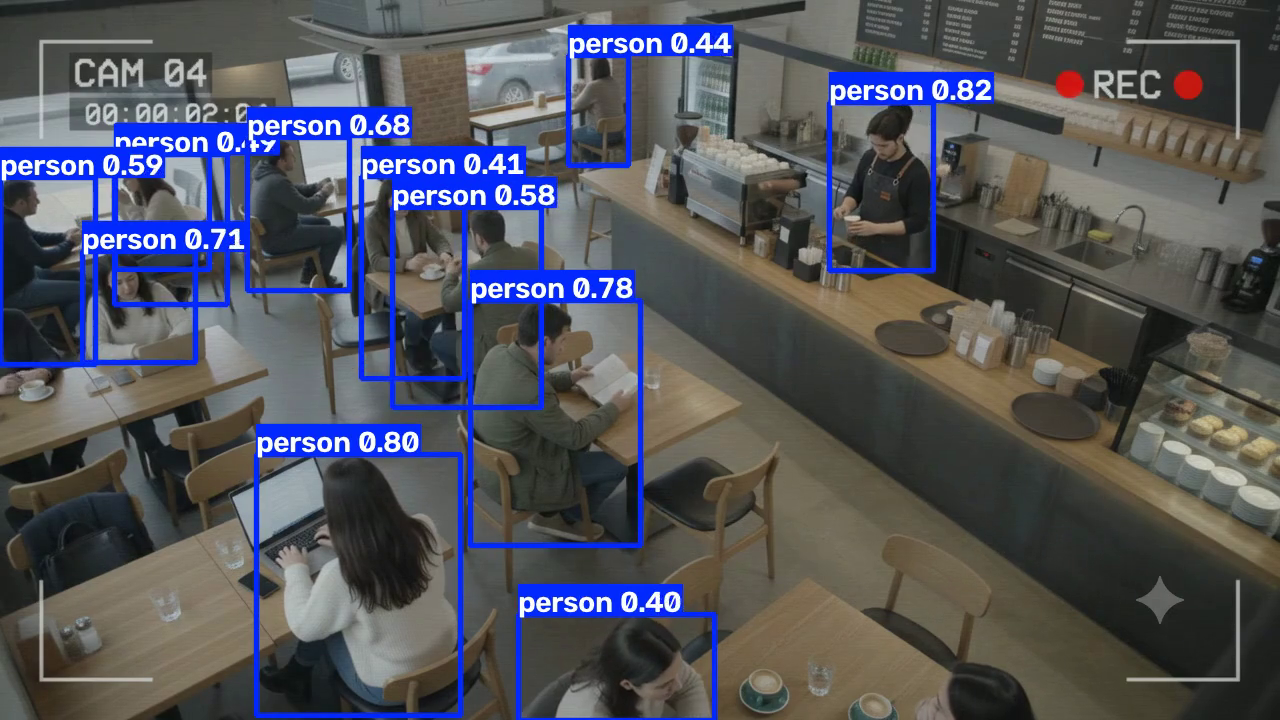
#> input picture frame 24 of week_1/day-04/cafe_detection_20260709_103344.mp4, 1280 x 720 px, given in place of test_video.mp4, which was not available
$ jupyter execute drone_detection_hsv_filter.ipynb
#> lines starting #> are read from the running program, lines starting #| are printed output that depends on the picture; after the words box and inside, x2 and y2 are one past the last pixel; in counts of white or black regions, pixels touching at a corner belong together
[cell 1]
import cv2 as cv
import numpy as np

girdi_video = 'test_video.mp4'
cikti_video = 'islenmis_video.mp4'

#videoyu okumak için
cap = cv.VideoCapture(girdi_video)

#orijinal özellikler
girdi_genislik = int(cap.get(cv.CAP_PROP_FRAME_WIDTH))
girdi_yukseklik = int(cap.get(cv.CAP_PROP_FRAME_HEIGHT))
original_fps = cap.get(cv.CAP_PROP_FPS) #hız için

#hız ayarı- orijinal fps'i düşürürsen video yavaşlar, arttırırsan hızlanır.
yeni_fps = original_fps * 2

#yeni videoyu kaydetmek için hazırlık
fourcc = cv.VideoWriter_fourcc(*'mp4v')
out = cv.VideoWriter(cikti_video, fourcc, yeni_fps, (girdi_genislik, girdi_yukseklik))

print(f"Orijinal fps: {original_fps} | Yeni fps:{yeni_fps} ")
print("video işleniyor lütfen bekleyin...")

#Frame Frame işleme döngüsü
while True:
  ret,frame = cap.read() #her bir kareyi oku demek
#> frame is the input picture: shape (720, 1280, 3); mean B, G, R 92.8, 84.2, 82.8

  if not ret:
    break #eğer okunacak kare kalmadıysa döngüden çık video bittiyse yani

  #dikdörtgen çizimleri. ilk önce karenin ortasını bul.
  merkez_x, merkez_y = girdi_genislik // 2, girdi_yukseklik // 2
  #merkeze 100x100 boyutlarında, yeşil ve kalınlığı da 3 olan bir dikdörtgen çiziyoruz.
  cv.rectangle(frame, (merkez_x -50, merkez_y - 50), (merkez_x + 50, merkez_y + 50), (0,255,0), 3)
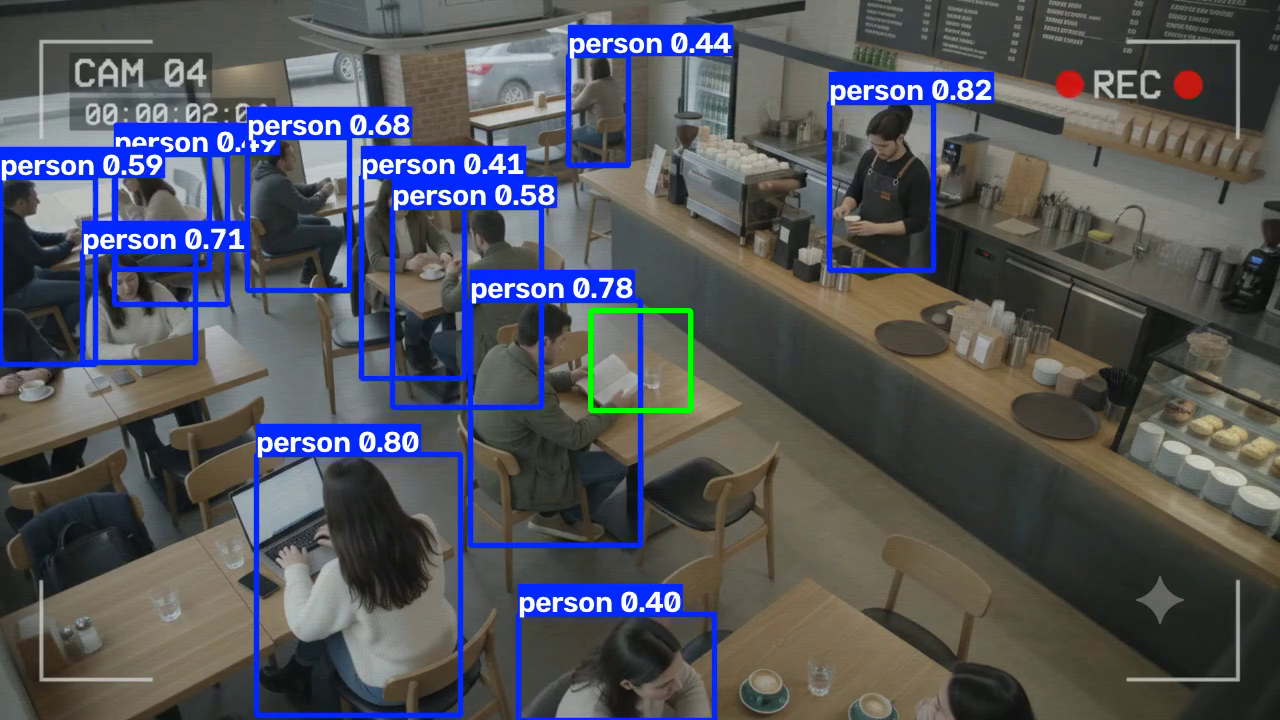
#> frame: shape (720, 1280, 3); 0.22% of pixels changed, all inside (x1, y1, x2, y2) = (588, 308, 693, 413)

  #işlenmiş yeni kareyi çıktı videosuna yaz
  out.write(frame)

#dosyaları serbest bırak
cap.release()
out.release()
print(f"işlem tamamlandı yeni video drive'a kaydedildi: {cikti_video}")


$ run again, starting later in the video
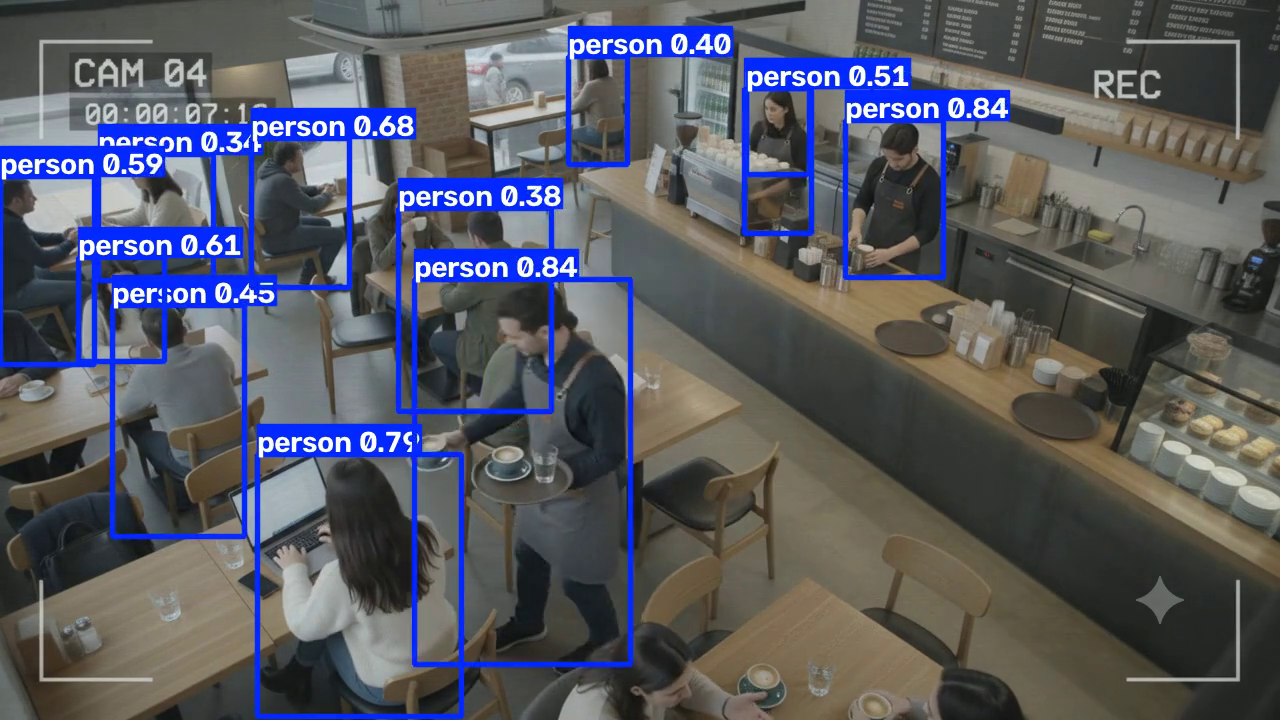
#> input picture frame 108 of week_1/day-04/cafe_detection_20260709_103344.mp4, 1280 x 720 px, given in place of test_video.mp4, which was not available
#> frame is the input picture: shape (720, 1280, 3); mean B, G, R 98.6, 89.4, 87.5
#> `cv.rectangle(frame, (merkez_x -50, merkez_y - 50), (merkez_x + 50, mer..`:
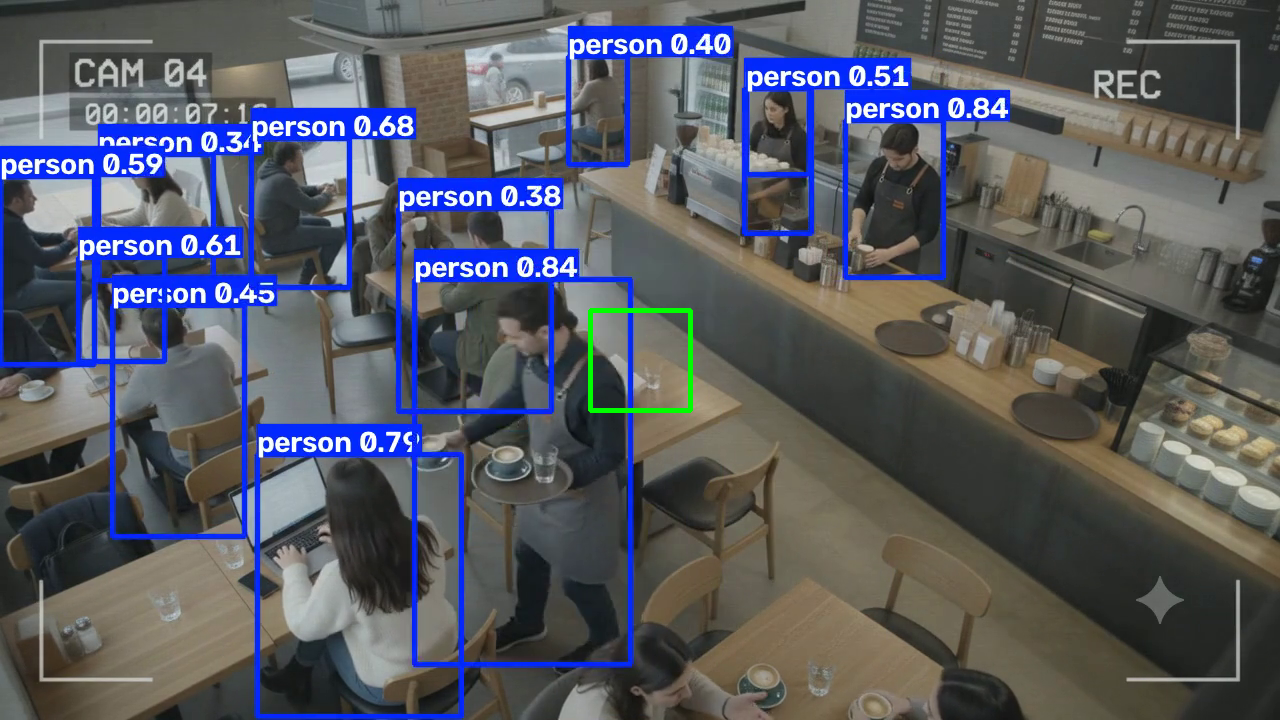
#> frame: shape (720, 1280, 3); 0.22% of pixels changed, all inside (x1, y1, x2, y2) = (588, 308, 693, 413)

$ run again, starting later in the video
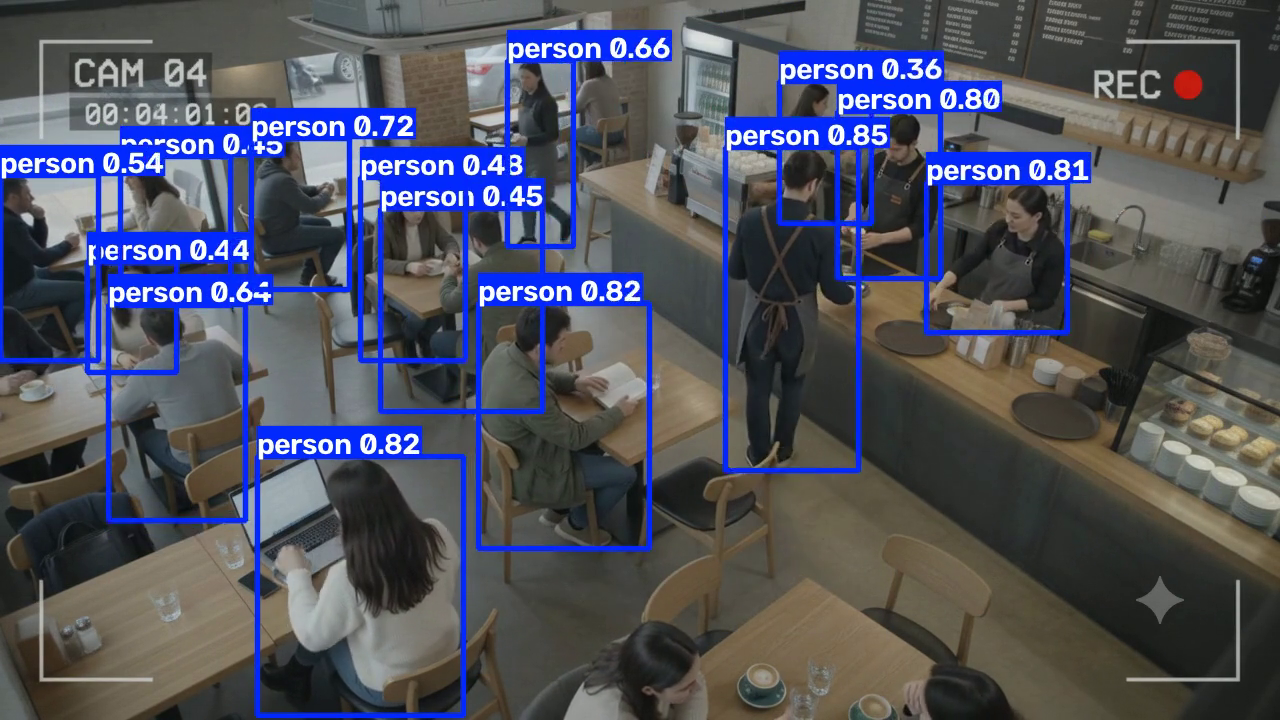
#> input picture frame 192 of week_1/day-04/cafe_detection_20260709_103344.mp4, 1280 x 720 px, given in place of test_video.mp4, which was not available
#> frame is the input picture: shape (720, 1280, 3); mean B, G, R 95.5, 81.9, 79.7
#> `cv.rectangle(frame, (merkez_x -50, merkez_y - 50), (merkez_x + 50, mer..`:
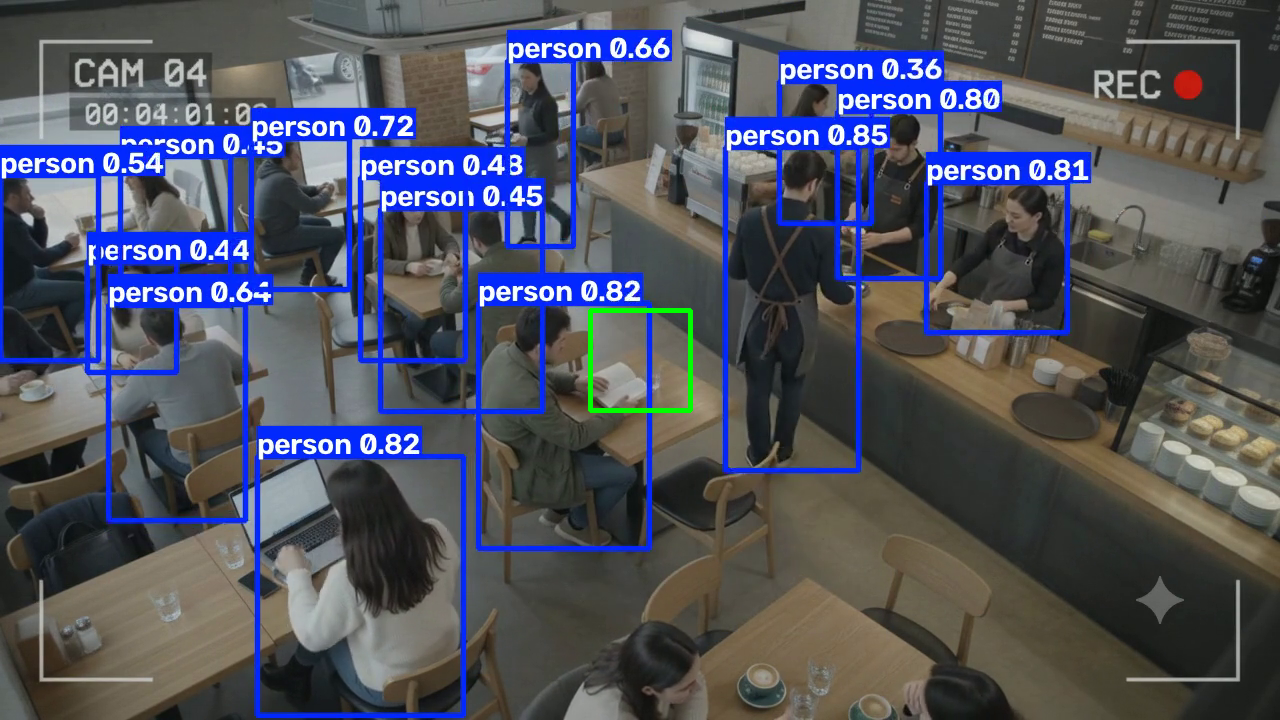
#> frame: shape (720, 1280, 3); 0.22% of pixels changed, all inside (x1, y1, x2, y2) = (588, 308, 693, 413)
